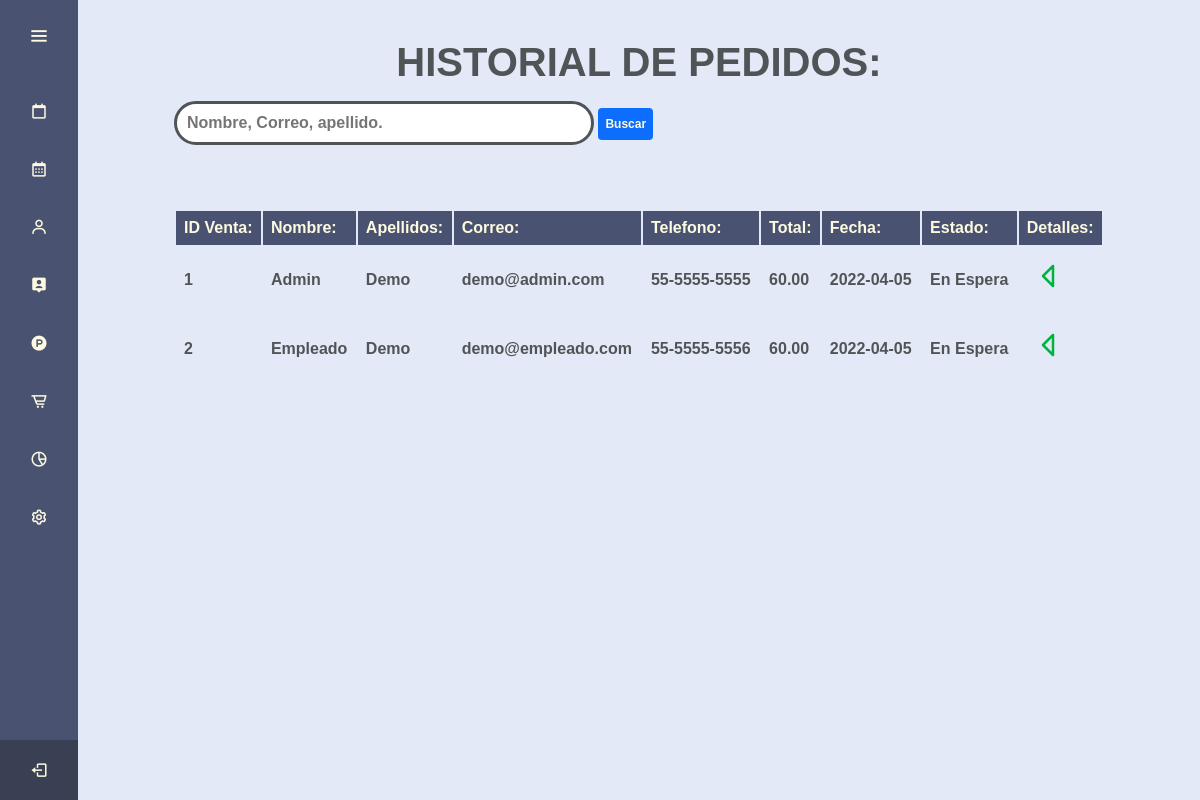
/views/shop/admin.php?action=pedidos (signed in), run on an earlier commit of the app's database.
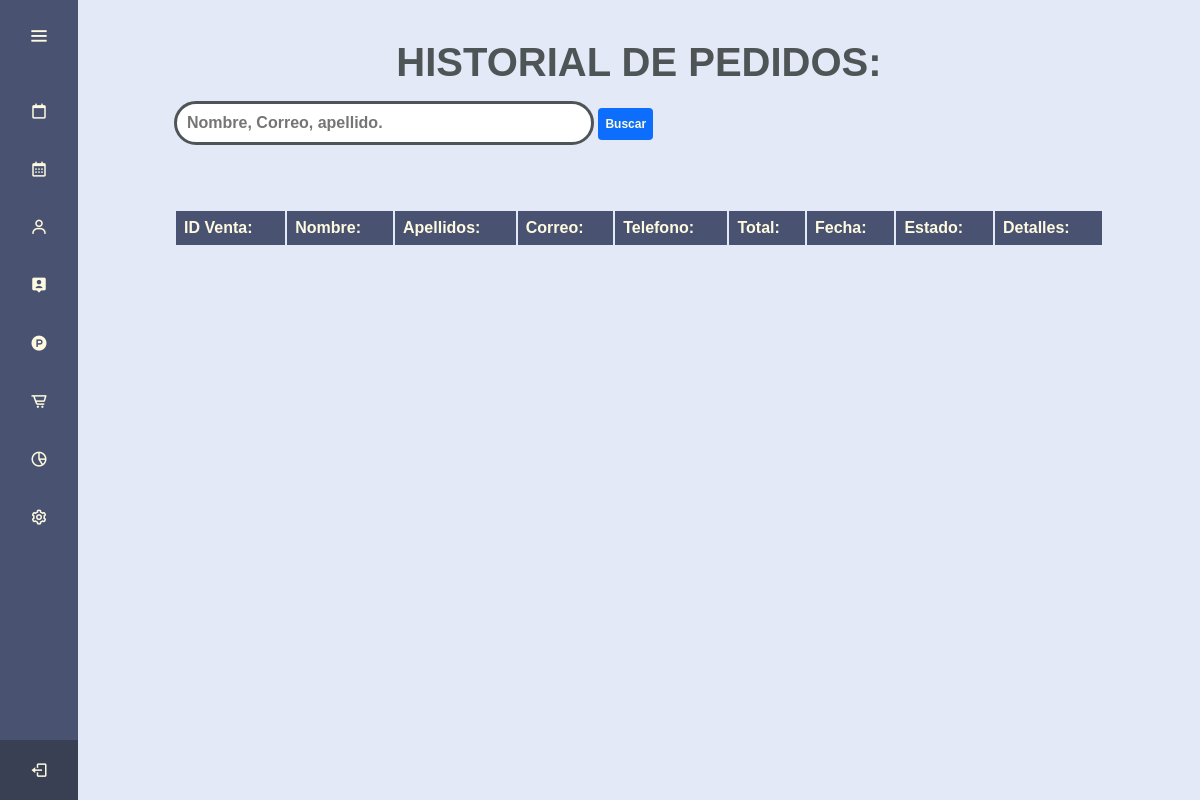
And on a later commit of the database.
### tables this page shows
create table pedido(
    idventa INTEGER NOT NULL auto_increment,
    iduser INTEGER NOT NULL,
    fecha date not null,
    total decimal (11,2) not null,
    estado varchar(20) not null,
    PRIMARY KEY (idventa),
    FOREIGN KEY (iduser) REFERENCES usuarios(iduser)
)DEFAULT;

create table usuarios(
    iduser int not null auto_increment,
    id_rol  INT not null,
    nombre varchar(50) not null,
    apellidos varchar(80) not null,
    correo varchar(50) not null UNIQUE ,
    passwd varchar(255) not null,
    telefono varchar(50) not null UNIQUE ,
    PRIMARY KEY (iduser),
    FOREIGN KEY (id_rol) REFERENCES rol(id_rol)
)DEFAULT;

### modulos/pedidos.php (the view, shortened to what this page needs)
<?php
$buscar = $_POST["buscar"];
?>
<div class="contenedor">
    <div class="iniciar">
        <h2 class="animate__animated animate__fadeInUp">HISTORIAL DE PEDIDOS:</h2>
    </div>
    <div class="columnas">
        <form action="admin.php?action=pedidos" method="post">
            <div class="col1 animate__animated animate__zoomIn">
                <input class="inp animate__animated animate__zoomIn" type="search" name="buscar" placeholder="Nombre, Correo, apellido." required>
                <input class="btnn btn-primary botonhh" type="submit" value="Buscar">
            </div>
        </form>
    </div>
</div>
<main class="container animate__animated animate__zoomIn">
    <div class="contenedor">
        <div class="">
            <div class="tabla">
                <table class="table">
                    <thead>
                        <tr>
                            <th colspan="1">ID Venta:</th>
                            <th colspan="1">Nombre:</th>
                            <th colspan="1">Apellidos:</th>
                            <th colspan="1">Correo:</th>
                            <th colspan="1">Telefono:</th>
                            <th colspan="1">Total:</th>
                            <th colspan="1">Fecha:</th>
                            <th colspan="1">Estado:</th>
                            <th colspan="1">Detalles:</th>
                        </tr>
                    </thead>
                    <tbody>
                        <?php
                        $query = "SELECT a.idventa,b.nombre, b.apellidos,b.correo,b.telefono,a.total,a.fecha,a.estado FROM pedido a INNER JOIN usuarios b WHERE a.iduser= b.iduser;";
                        $consulta = mysqli_query($connect, $query);
                        if ($buscar == NULL or $buscar == "") {
                            while ($row = mysqli_fetch_array($consulta)) {
                        ?>
                                <tr>
                                    <td colspan="1"><?php echo $row['idventa'] ?></td>
                                    <td colspan="1"><?php echo $row['nombre'] ?></td>
                                    <td colspan="1"><?php echo $row['apellidos'] ?></td>
                                    <td colspan="1"><?php echo $row['correo'] ?></td>
                                    <td colspan="1"><?php echo $row['telefono'] ?></td>
                                    <td colspan="1"><?php echo $row['total'] ?></td>
                                    <td colspan="1"><?php echo $row['fecha'] ?></td>
                                    <td colspan="1"><?php echo $row['estado'] ?></td>
                                    <td colspan="1">
                                        <?php
                                        $link = "../shop/admin.php?action=detalles&id=" . $row['idventa'];
                                        ?>
                                        <a href="<?php echo $link ?>" class="btn" onlick="">
                                        </a>
                                        <tr>
                                    <?php
                                }
                            }
                        ?>
                    </tbody>
                </table>
            </div>
        </div>
    </div>
</main>

### Template/admin.php (shortened to what this page needs)
<?php
require '../../php/conexion.php';
    $correo = strval($_SESSION['user']);
    $emailC = mysqli_query($connect, "SELECT * FROM usuarios WHERE correo = '$correo'");
    if (mysqli_num_rows($emailC) > 0) {
        while ($fila = mysqli_fetch_array($emailC)) {
            $id = $fila['iduser'];
        }
    }
?>
<!DOCTYPE html>
<html lang="es">
<head>
    <link rel="stylesheet" href="../../css/admin.css">
    <link rel="stylesheet" href="https://cdnjs.cloudflare.com/ajax/libs/animate.css/4.1.1/animate.min.css">
    <link href='https://unpkg.com/boxicons@2.0.7/css/boxicons.min.css' rel='stylesheet'>
</head>
<body>

### views/shop/admin.php (shortened to what this page needs)
<?php
include('../../Template/admin.php');
?>
<div class="sidebar">
    <div class="logo-details">
        <i class='bx bx-menu' id="btn"></i>
    </div>
    <ul class="nav-list">
        <?php
        $query = "SELECT a.iduser,a.id_rol,b.rol FROM usuarios a INNER JOIN rol b ON a.id_rol = b.id_rol WHERE (a.iduser=$id)";
        $consulta = mysqli_query($connect, $query);
        $row = mysqli_fetch_array($consulta);
        $idrol = $row['id_rol'];
        if ($idrol == 1) {
        ?>
            <li>
                <a href="admin.php?action=agendarcliente">
                    <i class='bx bx-calendar-alt'></i>
                </a>
            </li>
            <li>
                <a href="admin.php?action=citas">
                    <i class='bx bx-calendar'></i>
                </a>
            </li>
            <li>
                <a href="admin.php?action=clientes">
                    <i class='bx bx-user'></i>
                </a>
            </li>
            <li>
                <a href="admin.php?action=personal">
                    <i class='bx bxs-user-pin'></i>
                </a>
            </li>
            <li>
                <a href="admin.php?action=productos">
                    <i class='bx bxl-product-hunt'></i>
                </a>
            </li>
            <li>
                <a href="admin.php?action=pedidos">
                    <i class='bx bx-cart-alt'></i>
                </a>
            </li>
            <li>
                <a href="admin.php?action=reportes">
                    <i class='bx bx-pie-chart-alt-2'></i>
                </a>
            </li>
            <li>
                <a href="admin.php?action=settings">
                    <i class='bx bx-cog'></i>
                </a>
            </li>
        <?php
        }
        ?>
        <li class="profile">
            <div class="profile-details">
                <?php
                $query = "SELECT a.iduser,a.id_rol,b.rol FROM usuarios a INNER JOIN rol b ON a.id_rol = b.id_rol WHERE (a.iduser=$id)";
                $consulta = mysqli_query($connect, $query);
                $row = mysqli_fetch_array($consulta);
                $rol = $row['rol'];
                ?>
                <div class="name_job">
                    <div class="name">
                        <h3><?php echo $nombre ?></h3>
                    </div>
                    <div class="job">
                        <h3><?php echo $rol ?></h3>
                    </div>
                </div>
            </div>
            <a href="../../php/loguout.php">
                <i class='bx bx-log-out' id="log_out"></i>
            </a>
        </li>
    </ul>
</div>
<section class="home-section">
    <?php
        $action =$_GET['action'];
        switch($action){
            case 'pedidos':
                include('../../modulos/pedidos.php');
            break;
        }
    ?>
</section>
</body>
</html>

What changed in the data, as far as the page shows it:
removed pedido: idventa "1", iduser.nombre "Admin", iduser.apellidos "Demo", iduser.correo "demo@admin.com", iduser.telefono "55-5555-5555", total "60.00", fecha "2022-04-05", estado "En Espera"
removed pedido: idventa "2", iduser.nombre "Empleado", iduser.apellidos "Demo", iduser.correo "demo@empleado.com", iduser.telefono "55-5555-5556", total "60.00", fecha "2022-04-05", estado "En Espera"
